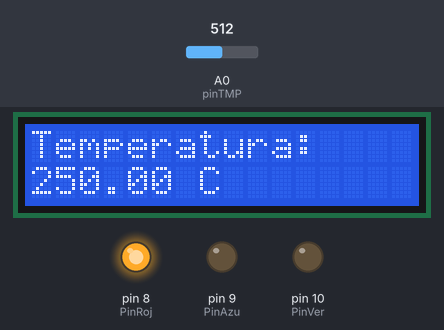
The sketch below on a simulated Arduino Uno, built with avr-gcc and run on an emulated ATmega328P. On the bench: 16×2 character LCD, output pins drawn as LEDs (lit = HIGH). Inputs (shaded band) come from the test bench; at power-on: A0 (pinTMP) = 512. What the sketch prints to the serial monitor is not drawn.

Above: at 1.2 s.
1.3 s: A0 (pinTMP) set to 177
At 2.7 s:
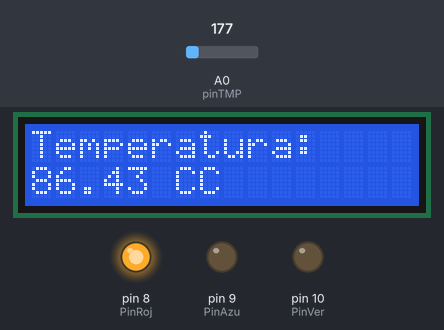
3.6 s: A0 (pinTMP) set to 147
At 4.8 s:
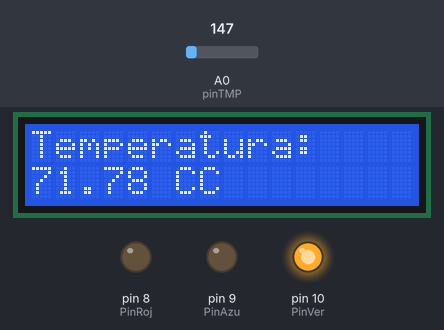
5.6 s: A0 (pinTMP) set to 113
At 6.9 s:
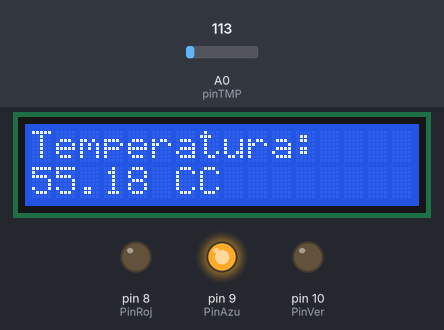
7.6 s: A0 (pinTMP) set to 23
At 9.0 s:
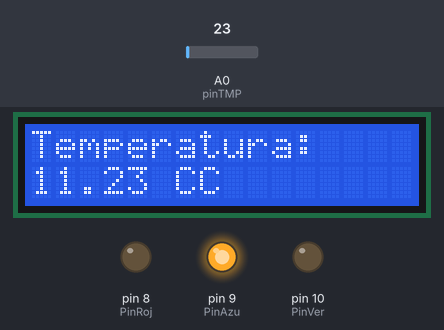
9.6 s: A0 (pinTMP) set to 18
At 11.1 s:
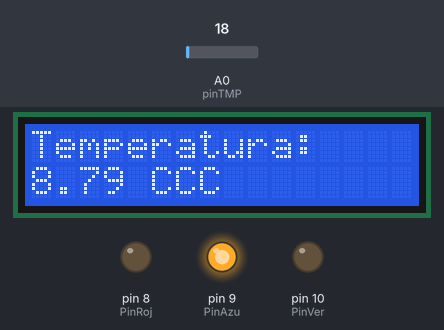
Timing chart, 0 to 12.6 s (numbered marks = the images above; inputs shaded):
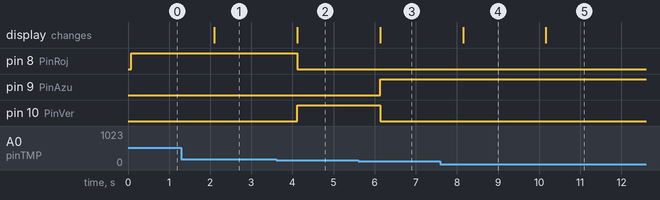

The sketch:

projeto1.ino
```cpp
#include <Wire.h>
#include <Adafruit_LiquidCrystal.h>

// Instancia o LCD no endereço 0 (o mesmo que 0x20)
Adafruit_LiquidCrystal lcd_1(0);

// Definição dos pinos
int PinRoj = 8;
int PinAzu = 9;
int PinVer = 10;
int pinTMP = A0;  // Certifique-se de que o sensor está conectado no pino A0

int valorTMP = 0;

void setup() {
  pinMode(PinRoj, OUTPUT);
  pinMode(PinAzu, OUTPUT);
  pinMode(PinVer, OUTPUT);

  Serial.begin(9600);

  lcd_1.begin(16, 2);  // Inicializa o LCD com 16 colunas e 2 linhas
  lcd_1.print("Temperatura:");

  // Inicializa os LEDs
  digitalWrite(PinRoj, HIGH);
  digitalWrite(PinAzu, LOW);
  digitalWrite(PinVer, LOW);
}

void loop() {
  valorTMP = analogRead(pinTMP);  // Lê o valor do sensor de temperatura

  // Converte o valor lido em temperatura (aproximação simples)
  float temperatura = (valorTMP * 5.0 * 100.0) / 1024.0;

  // Exibe a temperatura no LCD
  lcd_1.setCursor(0, 1);  // Posiciona o cursor na segunda linha
  lcd_1.print(temperatura);  // Exibe a temperatura
  lcd_1.print(" C");  // Exibe a unidade de temperatura

  // Exibe o valor no monitor serial (para monitoramento)
  Serial.print("Valor TMP = ");
  Serial.println(valorTMP);

  // Controle dos LEDs com base na temperatura
  if (valorTMP <= 125) {
    digitalWrite(PinRoj, LOW);
    digitalWrite(PinAzu, HIGH);
    digitalWrite(PinVer, LOW);
  }

  if (valorTMP > 125 && valorTMP <= 160) {
    digitalWrite(PinRoj, LOW);
    digitalWrite(PinAzu, LOW);
    digitalWrite(PinVer, HIGH);
  }

  if (valorTMP > 160) {
    digitalWrite(PinRoj, HIGH);
    digitalWrite(PinAzu, LOW);
    digitalWrite(PinVer, LOW);
  }

  delay(1000);  // Atualiza a leitura a cada 1 segundo
}
```

Measured:
- the behaviour switches between 161 and 160 on A0 (pinTMP) (found by bisection; images 1 and 2)
- the behaviour switches between 126 and 125 on A0 (pinTMP) (found by bisection; images 2 and 3)
- the behaviour switches between 21 and 20 on A0 (pinTMP) (found by bisection; images 4 and 5)
- after the input at 1.3 s, the display: changes after 0.80 s (image 1)
- after the input at 3.6 s, pin 8 (PinRoj): HIGH → LOW after 0.52 s; pin 10 (PinVer): LOW → HIGH after 0.52 s; the display: changes after 0.52 s (image 2)
- after the input at 5.6 s, pin 9 (PinAzu): LOW → HIGH after 0.53 s; pin 10 (PinVer): HIGH → LOW after 0.53 s; the display: changes after 0.53 s (image 3)
- after the input at 7.6 s, the display: changes after 0.55 s (image 4)
- after the input at 9.6 s, the display: changes after 0.56 s (image 5)
